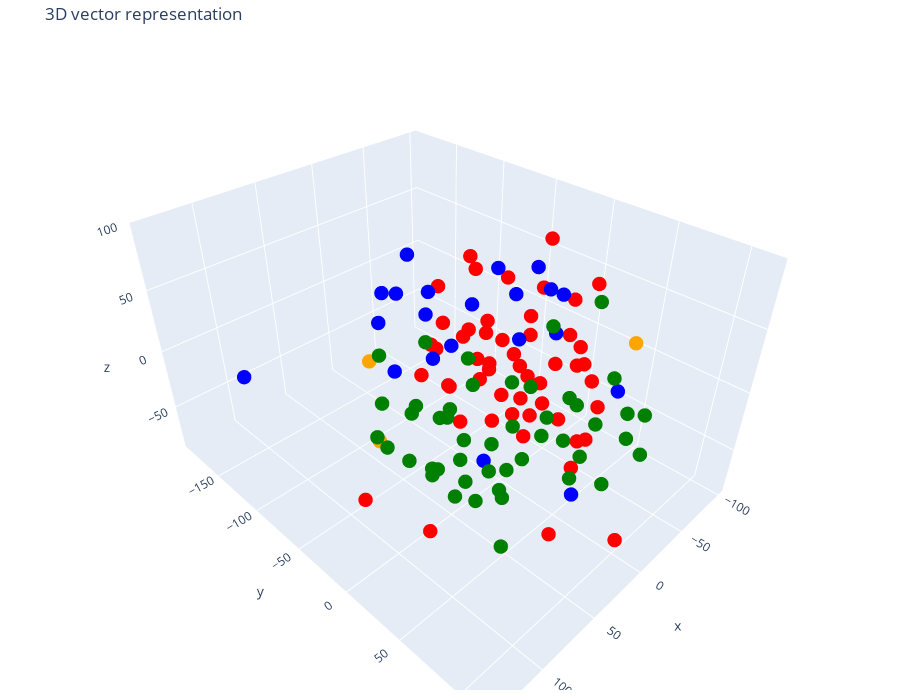

The notebook cell saved with this chart:
### Code cell
tsne = TSNE(n_components=3, random_state=42)
reduced_vectors = tsne.fit_transform(vectors)

fig = go.Figure(data= [go.Scatter3d(
                                x=reduced_vectors[:, 0],
                                  y = reduced_vectors[:, 1],
                                  z = reduced_vectors[:, 2],
                                  mode='markers',
                                  marker = dict(size=5, color=colors),
                                  text = [f'Type: {t} <br> Text:{d[:100]}...' for t, d in zip(doc_types, documents)]
                                  )])

fig.update_layout(
    title='3D vector representation',
    scene = dict(xaxis_title='x', yaxis_title='y', zaxis_title = 'z'),
    width=900,
    height=700,
    margin = dict(r=20, b=10, l=10, t=40) # helps in better visualization
)

fig.show()

### Figure 1 — Plotly figure (JSON) as saved in the notebook; plotly's stock layout.template omitted (floating-point values rounded to 4 significant figures)
{"data": [{"marker": {"color": ["orange", "orange", "orange", "red", "red", "red", "red", "red", "red", "red", "red", "red", "red", "red", "red", "red", "red", "red", "red", "red", "red", "red", "red", "red", "red", "red", "red", "red", "red", "red", "red", "red", "red", "red", "red", "red", "red", "red", "red", "red", "red", "red", "red", "red", "red", "red", "red", "red", "red", "red", "red", "red", "red", "red", "red", "green", "green", "green", "green", "green", "green", "green", "green", "green", "green", "green", "green", "green", "green", "green", "green", "green", "green", "green", "green", "green", "green", "green", "green", "green", "green", "green", "green", "green", "green", "green", "green", "green", "green", "green", "green", "green", "green", "green", "green", "green", "green", "green", "green", "green", "green", "green", "blue", "blue", "blue", "blue", "blue", "blue", "blue", "blue", "blue", "blue", "blue", "blue", "blue", "blue", "blue", "blue", "blue", "blue", "blue", "blue", "blue"], "size": 5}, "mode": "markers", "text": ["Type: company <br> Text:# About Insurellm\n\nInsurellm was founded by Avery Lancaster in 2015 as an insurance tech startup des...", "Type: company <br> Text:# Careers at Insurellm\n\nInsurellm is hiring! We are looking for talented software engineers, data sc...", "Type: company <br> Text:# Overview of Insurellm\n\nInsurellm is an innovative insurance tech firm with 200 employees across th...", "Type: contracts <br> Text:# Contract with Apex Reinsurance for Rellm: AI-Powered Enterprise Reinsurance Solution\n\n## Terms\n\n1....", "Type: contracts <br> Text:## Renewal\n\n1. **Automatic Renewal**: This Agreement will automatically renew for successive one-yea...", "Type: contracts <br> Text:2. **Seamless Integrations**: The architecture of Rellm allows for easy integration with existing sy...", "Type: contracts <br> Text:1. **Technical Support**: Provider shall offer dedicated technical support to the Client via phone, ...", "Type: contracts <br> Text:**Insurellm, Inc.**  \n_____________________________  \nAuthorized Signature   \nDate: ________________...", "Type: contracts <br> Text:# Contract with Belvedere Insurance for Markellm\n\n## Terms\nThis Contract (\"Agreement\") is made and e...", "Type: contracts <br> Text:## Renewal\n1. **Renewal Terms**: This Agreement may be renewed for additional one-year terms upon mu...", "Type: contracts <br> Text:## Features\n1. **AI-Powered Matching**: Belvedere Insurance will benefit from Markellm's AI-powered ...", "Type: contracts <br> Text:## Support\n1. **Technical Support**: Technical support will be available from 9 AM to 7 PM EST, Mond...", "Type: contracts <br> Text:**Belvedere Insurance**  \nSignature: ______________________  \nName: [Authorized Signatory]  \nTitle: ...", "Type: contracts <br> Text:# Contract with BrightWay Solutions for Markellm\n\n**Contract Date:** October 5, 2023  \n**Contract ID...", "Type: contracts <br> Text:3. **Service Level Agreement (SLA):**  \n   Insurellm commits to a 99.9% uptime for the platform with...", "Type: contracts <br> Text:2. **Real-Time Quote Availability:**  \n   Consumers sourced via BrightWay Solutions will receive rea...", "Type: contracts <br> Text:3. **Training and Onboarding:**  \n   Insurellm agrees to provide one free training session on how to...", "Type: contracts <br> Text:# Contract with EverGuard Insurance for Rellm: AI-Powered Enterprise Reinsurance Solution\n\n**Contrac...", "Type: contracts <br> Text:4. **Usage Rights**: EverGuard Insurance is granted a non-exclusive, non-transferable license to acc...", "Type: contracts <br> Text:1. **Core Functionality**: Rellm provides EverGuard Insurance with advanced AI-driven analytics, sea...", "Type: contracts <br> Text:1. **Customer Support**: Insurellm will provide EverGuard Insurance with 24/7 customer support, incl...", "Type: contracts <br> Text:---\n\n**Signatures**  \n**For Insurellm**: __________________________  \n**Name**: John Smith  \n**Title...", "Type: contracts <br> Text:# Contract with GreenField Holdings for Markellm\n\n**Effective Date:** November 15, 2023  \n**Contract...", "Type: contracts <br> Text:## Renewal\n1. **Automatic Renewal**: This contract will automatically renew for sequential one-year ...", "Type: contracts <br> Text:## Features\n1. **AI-Powered Matching**: Access to advanced algorithms that connect GreenField Holdin...", "Type: contracts <br> Text:## Support\n1. **Customer Support Access**: The Client will have access to dedicated support through ...", "Type: contracts <br> Text:**Signatures:**  \n_________________________                           _________________________  \n**...", "Type: contracts <br> Text:# Contract with Greenstone Insurance for Homellm\n\n---\n\n## Terms\n\n1. **Parties**: This Contract (\"Agr...", "Type: contracts <br> Text:4. **Payment Terms**: \n   - The Customer shall pay an amount of $10,000 per month for the Standard T...", "Type: contracts <br> Text:---\n\n## Features\n\n- **AI-Powered Risk Assessment**: Customer will have access to enhanced risk evalu...", "Type: contracts <br> Text:- **Customer Portal**: A dedicated portal will be provided, allowing the Customer's clients to manag...", "Type: contracts <br> Text:______________________________  \n[Name], [Title]  \nDate: ______________________\n\n**For Greenstone In...", "Type: contracts <br> Text:# Contract with GreenValley Insurance for Homellm\n\n**Contract Date:** October 6, 2023  \n**Contract N...", "Type: contracts <br> Text:4. **Confidentiality:** Both parties agree to maintain the confidentiality of proprietary informatio...", "Type: contracts <br> Text:1. **AI-Powered Risk Assessment:** Access to advanced AI algorithms for real-time risk evaluations.\n...", "Type: contracts <br> Text:3. **Regular Updates:** Insurellm will offer ongoing updates and enhancements to the Homellm platfor...", "Type: contracts <br> Text:# Contract with Pinnacle Insurance Co. for Homellm\n\n## Terms\nThis contract (\"Contract\") is entered i...", "Type: contracts <br> Text:## Renewal\n1. **Renewal Terms**: At the end of the initial term, this Contract shall automatically r...", "Type: contracts <br> Text:## Features\n1. **AI-Powered Risk Assessment**: Utilized for tailored underwriting decisions specific...", "Type: contracts <br> Text:## Support\n1. **Technical Support**: Insurellm shall provide 24/7 technical support via an email and...", "Type: contracts <br> Text:# Contract with Roadway Insurance Inc. for Carllm\n\n---\n\n## Terms\n\n1. **Agreement Effective Date**: T...", "Type: contracts <br> Text:---\n\n## Renewal\n\n1. **Automatic Renewal**: This agreement will automatically renew for an additional...", "Type: contracts <br> Text:---\n\n## Features\n\n1. **Access to Core Features**: Roadway Insurance Inc. will have access to all Pro...", "Type: contracts <br> Text:---\n\n## Support\n\n1. **Technical Support**: Roadway Insurance Inc. will receive priority technical su...", "Type: contracts <br> Text:# Contract with Stellar Insurance Co. for Rellm\n\n## Terms\nThis contract is made between **Insurellm*...", "Type: contracts <br> Text:### Termination\nEither party may terminate this agreement with a **30-day written notice**. In the e...", "Type: contracts <br> Text:## Features\nStellar Insurance Co. will receive access to the following features of the Rellm product...", "Type: contracts <br> Text:## Support\nInsurellm provides Stellar Insurance Co. with the following support services:\n\n- **24/7 T...", "Type: contracts <br> Text:# Contract with TechDrive Insurance for Carllm\n\n**Contract Date:** October 1, 2024  \n**Contract Dura...", "Type: contracts <br> Text:## Renewal\n\n1. **Automatic Renewal**: This contract shall automatically renew for additional one-yea...", "Type: contracts <br> Text:## Support\n\n1. **Customer Support**: Insurellm will provide 24/7 customer support to TechDrive Insur...", "Type: contracts <br> Text:**TechDrive Insurance Representative:**  \nName: Sarah Johnson  \nTitle: Operations Director  \nDate: _...", "Type: contracts <br> Text:# Contract with Velocity Auto Solutions for Carllm\n\n**Contract Date:** October 1, 2023  \n**Contract ...", "Type: contracts <br> Text:## Renewal\n\n1. **Automatic Renewal**: This contract will automatically renew for successive 12-month...", "Type: contracts <br> Text:## Support\n\n1. **Customer Support**: Velocity Auto Solutions will have access to Insurellmâ€™s custo...", "Type: employees <br> Text:# HR Record\n\n# Alex Chen\n\n## Summary\n- **Date of Birth:** March 15, 1990  \n- **Job Title:** Backend ...", "Type: employees <br> Text:## Annual Performance History\n- **2020:**  \n  - Completed onboarding successfully.  \n  - Met expecta...", "Type: employees <br> Text:## Compensation History\n- **2020:** Base Salary: $80,000  \n- **2021:** Base Salary Increase to $90,0...", "Type: employees <br> Text:Alex Chen continues to be a vital asset at Insurellm, contributing significantly to innovative backe...", "Type: employees <br> Text:# HR Record\n\n# Alex Harper\n\n## Summary\n- **Date of Birth**: March 15, 1993  \n- **Job Title**: Sales ...", "Type: employees <br> Text:## Annual Performance History  \n- **2021**:  \n  - **Performance Rating**: 4.5/5  \n  - **Key Achievem...", "Type: employees <br> Text:- **2022**:  \n  - **Base Salary**: $65,000 (Promotion to Senior SDR)  \n  - **Bonus**: $13,000 (20% o...", "Type: employees <br> Text:# HR Record\n\n# Alex Thomson\n\n## Summary\n- **Date of Birth:** March 15, 1995  \n- **Job Title:** Sales...", "Type: employees <br> Text:## Annual Performance History  \n- **2022** - Rated as \"Exceeds Expectations.\" Alex Thomson achieved ...", "Type: employees <br> Text:## Other HR Notes\n- Alex Thomson is an active member of the Diversity and Inclusion committee at Ins...", "Type: employees <br> Text:# Avery Lancaster\n\n## Summary\n- **Date of Birth**: March 15, 1985  \n- **Job Title**: Co-Founder & Ch...", "Type: employees <br> Text:- **2010 - 2013**: Business Analyst at Edge Analytics  \n  Prior to joining Innovate, Avery worked as...", "Type: employees <br> Text:- **2018**: **Exceeds Expectations**  \n  Under Averyâ€™s pivoted vision, Insurellm launched two new ...", "Type: employees <br> Text:- **2022**: **Satisfactory**  \n  Avery focused on rebuilding team dynamics and addressing employee c...", "Type: employees <br> Text:## Compensation History\n- **2015**: $150,000 base salary + Significant equity stake  \n- **2016**: $1...", "Type: employees <br> Text:## Other HR Notes\n- **Professional Development**: Avery has actively participated in leadership trai...", "Type: employees <br> Text:# HR Record\n\n# Emily Carter\n\n## Summary\n- **Date of Birth:** August 12, 1990  \n- **Job Title:** Acco...", "Type: employees <br> Text:- **2017-2019:** Marketing Intern  \n  - Assisted with market research and campaign development for s...", "Type: employees <br> Text:## Compensation History\n| Year | Base Salary | Bonus         | Total Compensation |\n|------|--------...", "Type: employees <br> Text:Emily Carter exemplifies the kind of talent that drives Insurellm's success and is an invaluable ass...", "Type: employees <br> Text:# HR Record\n\n# Emily Tran\n\n## Summary\n- **Date of Birth:** March 18, 1991  \n- **Job Title:** Digital...", "Type: employees <br> Text:- **January 2017 - May 2018**: Marketing Intern  \n  - Supported the Marketing team by collaborating ...", "Type: employees <br> Text:- **2021**:  \n  - Performance Rating: Meets Expectations  \n  - Key Achievements: Contributed to the ...", "Type: employees <br> Text:- **Professional Development Goals**:  \n  - Emily Tran aims to become a Marketing Manager within the...", "Type: employees <br> Text:# HR Record\n\n# Jordan Blake\n\n## Summary\n- **Date of Birth:** March 15, 1993  \n- **Job Title:** Sales...", "Type: employees <br> Text:## Annual Performance History\n- **2021:** First year at Insurellm; achieved 90% of monthly targets. ...", "Type: employees <br> Text:## Other HR Notes\n- Jordan has shown an interest in continuing education, actively participating in ...", "Type: employees <br> Text:# HR Record\n\n# Jordan K. Bishop\n\n## Summary\n- **Date of Birth:** March 15, 1990\n- **Job Title:** Fro...", "Type: employees <br> Text:## Annual Performance History\n- **2019:** Exceeds Expectations - Continuously delivered high-quality...", "Type: employees <br> Text:## Compensation History\n- **June 2018:** Starting Salary - $85,000\n- **June 2019:** Salary Increase ...", "Type: employees <br> Text:## Other HR Notes\n- Jordan K. Bishop has been an integral part of club initiatives, including the In...", "Type: employees <br> Text:# HR Record\n\n# Maxine Thompson\n\n## Summary\n- **Date of Birth:** January 15, 1991  \n- **Job Title:** ...", "Type: employees <br> Text:## Insurellm Career Progression\n- **January 2017 - October 2018**: **Junior Data Engineer**  \n  * Ma...", "Type: employees <br> Text:## Annual Performance History\n- **2017**: *Meets Expectations*  \n  Maxine showed potential in her ro...", "Type: employees <br> Text:- **2021**: *Exceeds Expectations*  \n  Maxine spearheaded the transition to a new data warehousing s...", "Type: employees <br> Text:## Compensation History\n- **2017**: $70,000 (Junior Data Engineer)  \n- **2018**: $75,000 (Junior Dat...", "Type: employees <br> Text:# HR Record\n\n# Oliver Spencer\n\n## Summary\n- **Date of Birth**: May 14, 1990  \n- **Job Title**: Backe...", "Type: employees <br> Text:## Annual Performance History\n- **2018**: **3/5** - Adaptable team player but still learning to take...", "Type: employees <br> Text:## Compensation History\n- **March 2018**: Initial salary of $80,000.\n- **July 2019**: Salary increas...", "Type: employees <br> Text:# Samantha Greene\n\n## Summary\n- **Date of Birth:** October 14, 1990\n- **Job Title:** HR Generalist\n-...", "Type: employees <br> Text:## Annual Performance History\n- **2020:** Exceeds Expectations  \n  Samantha Greene demonstrated exce...", "Type: employees <br> Text:## Compensation History\n- **2020:** Base Salary - $55,000  \n  The entry-level salary matched industr...", "Type: employees <br> Text:- **2023:** Base Salary - $70,000  \n  Recognized for substantial improvement in employee relations m...", "Type: employees <br> Text:# HR Record\n\n# Samuel Trenton\n\n## Summary\n- **Date of Birth:** April 12, 1989  \n- **Job Title:** Sen...", "Type: employees <br> Text:## Annual Performance History\n- **2023:** Rating: 4.5/5  \n  *Samuel exceeded expectations, successfu...", "Type: employees <br> Text:## Compensation History\n- **2023:** Base Salary: $115,000 + Bonus: $15,000  \n  *Annual bonus based o...", "Type: employees <br> Text:- **Engagement in Company Culture:** Regularly participates in team-building events and contributes ...", "Type: products <br> Text:# Product Summary\n\n# Carllm\n\n## Summary\n\nCarllm is an innovative auto insurance product developed by...", "Type: products <br> Text:- **Instant Quoting**: With Carllm, insurance companies can offer near-instant quotes to customers, ...", "Type: products <br> Text:- **Mobile Integration**: Carllm is designed to work seamlessly with mobile applications, providing ...", "Type: products <br> Text:- **Professional Tier**: $2,500/month\n  - For medium-sized companies.\n  - All Basic Tier features pl...", "Type: products <br> Text:### Q2 2025: Customer Experience Improvements\n- Launch of a new **mobile app** for end-users.\n- Intr...", "Type: products <br> Text:# Product Summary\n\n# Homellm\n\n## Summary\nHomellm is an innovative home insurance product developed b...", "Type: products <br> Text:### 2. Dynamic Pricing Model\nWith Homellm's innovative dynamic pricing model, insurance providers ca...", "Type: products <br> Text:### 5. Multi-Channel Integration\nHomellm seamlessly integrates into existing insurance platforms, pr...", "Type: products <br> Text:- **Basic Tier:** Starting at $5,000/month for small insurers with basic integration features.\n- **S...", "Type: products <br> Text:All tiers include a comprehensive training program and ongoing updates to ensure optimal performance...", "Type: products <br> Text:With Homellm, Insurellm is committed to transforming the landscape of home insurance, ensuring both ...", "Type: products <br> Text:# Product Summary\n\n# Markellm\n\n## Summary\n\nMarkellm is an innovative two-sided marketplace designed ...", "Type: products <br> Text:- **User-Friendly Interface**: Designed with user experience in mind, Markellm features an intuitive...", "Type: products <br> Text:- **Customer Support**: Our dedicated support team is always available to assist both consumers and ...", "Type: products <br> Text:### For Insurance Companies:\n- **Basic Listing Fee**: $199/month for a featured listing on the platf...", "Type: products <br> Text:### Q3 2025\n- Initiate a comprehensive marketing campaign targeting both consumers and insurers to i...", "Type: products <br> Text:# Product Summary\n\n# Rellm: AI-Powered Enterprise Reinsurance Solution\n\n## Summary\n\nRellm is an inno...", "Type: products <br> Text:### Seamless Integrations\nRellm's architecture is designed for effortless integration with existing ...", "Type: products <br> Text:### Regulatory Compliance Tools\nRellm includes built-in compliance tracking features to help organiz...", "Type: products <br> Text:Join the growing number of organizations leveraging Rellm to enhance their reinsurance processes whi...", "Type: products <br> Text:Experience the future of reinsurance with Rellm, where innovation meets reliability. Let Insurellm h..."], "type": "scatter3d", "x": [-90.83, 71.35, 56.29, -63.64, 137.3, -37.37, 0.763, -30.61, -65.24, -86.34, 102.7, -13.52, 15.61, -87.05, -70.3, -72.08, -42.86, -69.89, -54.77, -31.6, -40.86, -28.3, -37.9, -78.03, 33.16, -76.33, -22.33, -59.65, -87.02, -4.56, -23.12, -37.27, -63.97, -42.75, 5.604, -36.49, -79.23, -83.77, -39.78, -13.47, -22.6, -59.75, 17.42, 0.0856, -85.75, -98.89, -36.26, 50.34, -2.534, -21.33, -4.794, 24.21, -34.96, -46.82, -33.55, 48.65, 75.87, 0.5729, 72.69, 62.12, 28.12, 33.46, 43.83, 35.88, 46.78, 82.22, 91.3, 96.38, 104.6, -8.855, 77.39, 52.68, -15.7, 44.24, 70.25, 51.7, 34.63, 47.45, 60.97, 70.76, 17.36, 40.08, 31.19, 86.98, 10.62, 14.49, 27.49, 36.44, -1.611, 39.75, -21.38, 54.66, 71.16, 61.35, 3.313, 19.43, 2.532, -9.686, 52.86, 18.58, -17.3, 84.68, 18.84, 21.12, 27.78, 90.38, 1.278, 13.87, -4.555, 35.74, 13.11, 23.98, 45.96, -23.18, -36.42, -56.17, -56.79, -1.722, -9.622, -23.35, -7.57, -14.55, -54.83], "y": [42.39, -48.41, -73.37, 27.68, 17.58, 1.825, -9.145, -18.23, 3.876, -56.26, 33.29, 3.8, -19.37, -9.807, -36.1, -27.61, -2.239, 31.51, 27.3, 39.89, 42.97, 26.68, 12.99, -82.31, -25.52, 15.47, -37.91, -27.0, -48.19, -45.13, -21.65, -101.6, -14.24, -26.14, -17.48, -4.518, -67.73, -74.12, -65.42, 8.684, -74.34, -66.45, -1.967, -53.35, 5.46, -9.559, 32.92, 82.79, -84.91, -93.64, -70.73, 113.2, -57.01, -83.57, -65.34, 40.49, 67.53, 107.1, -42.39, 18.83, 31.81, 58.48, 4.487, 88.37, -5.532, -30.44, -16.51, 9.509, -9.281, 77.04, -4.258, 35.94, 57.09, 42.14, -2.532, -36.92, -27.19, 71.15, 22.71, 2.473, 35.41, 7.809, 16.17, 46.8, 99.95, 30.55, 55.48, -27.74, 83.48, -7.037, 84.52, 26.04, 61.62, 55.02, 54.04, 72.43, 75.42, 52.61, -16.44, 65.41, 96.44, 29.73, -49.86, -29.8, -80.65, -187.9, -15.05, -61.81, -78.43, -66.53, -79.78, -95.49, -73.99, -29.9, -24.04, -21.81, 0.9658, -33.05, 2.46, 14.39, 58.2, 27.84, 54.55], "z": [9.32, -37.64, 9.297, -17.51, -0.3371, 94.69, -37.61, -0.1735, 10.27, -57.43, -40.06, -18.45, 93.95, 24.65, 6.403, 33.53, -23.9, -42.28, -68.6, -71.88, -48.88, -32.55, 3.309, -63.65, 51.23, 51.94, 12.63, -39.04, -23.64, -62.5, -34.36, 18.99, -60.81, -66.25, -3.018, -51.52, 23.38, -39.04, 46.66, -49.93, -54.37, -52.46, 56.13, -30.08, -24.67, -39.96, 27.5, -44.94, -38.41, -23.35, -8.336, -46.85, -25.48, -23.02, -2.074, -38.17, 14.72, 3.526, 37.12, -17.63, -2.828, 8.661, -21.2, 12.46, 0.5746, 10.99, -11.24, -2.442, 9.586, 39.1, 21.0, 0.06264, 80.57, 45.72, 64.74, -18.02, -26.07, 38.08, 61.18, -35.84, 24.62, 23.6, -49.56, -0.6759, 36.24, -39.97, 82.43, -73.05, -37.9, -83.45, -11.1, -53.82, -14.33, -69.2, -16.19, -26.17, 9.345, 4.769, -54.25, 32.96, 17.06, 35.68, 4.666, 26.06, -17.42, -45.54, -79.19, 33.2, 36.73, 56.66, 72.09, 40.46, 35.24, 67.14, 44.13, 58.44, 45.64, 46.84, 31.85, 68.71, -68.97, 45.97, -7.348]}], "layout": {"height": 700, "margin": {"b": 10, "l": 10, "r": 20, "t": 40}, "scene": {"xaxis": {"title": {"text": "x"}}, "yaxis": {"title": {"text": "y"}}, "zaxis": {"title": {"text": "z"}}}, "title": {"text": "3D vector representation"}, "width": 900}}
